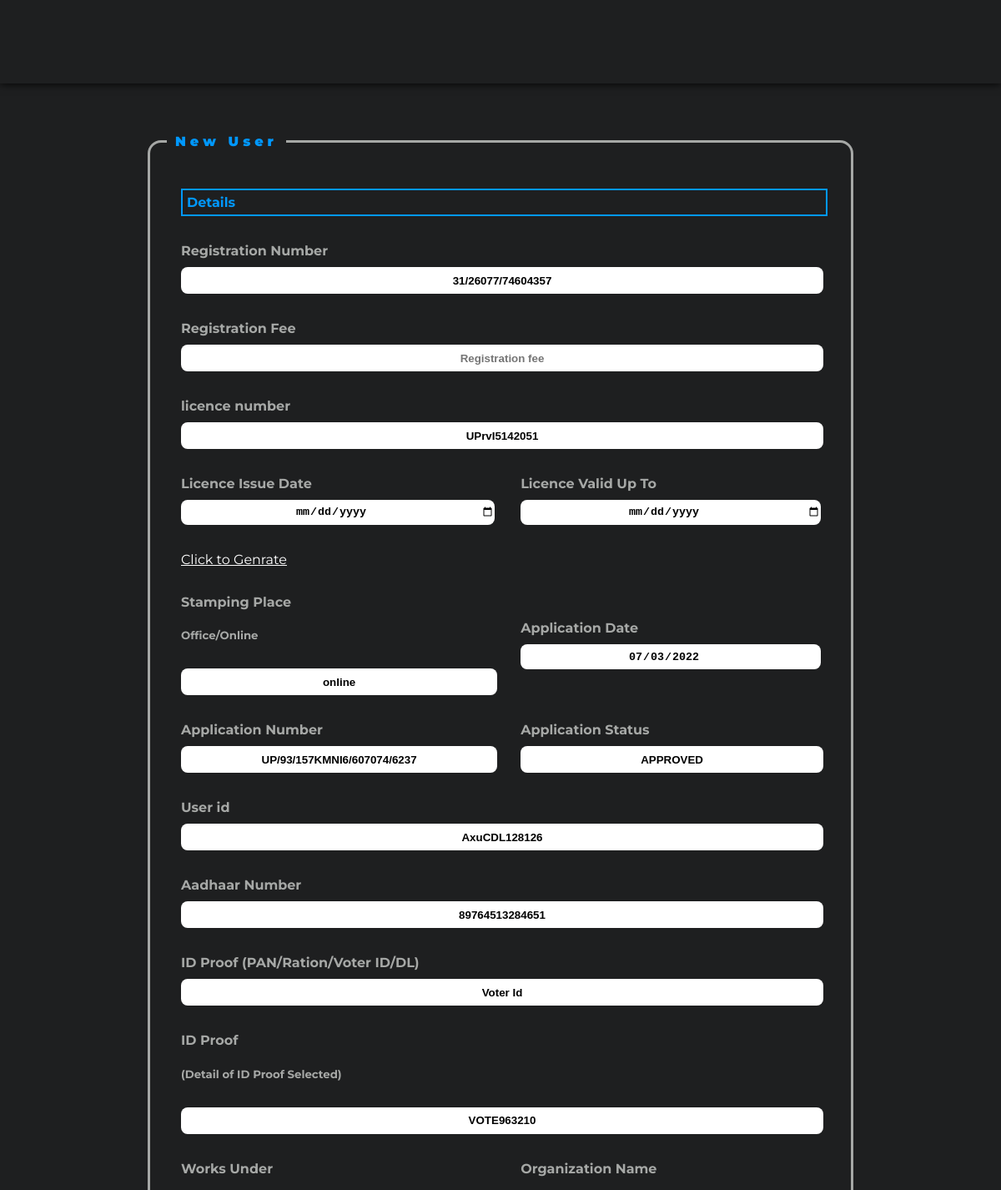
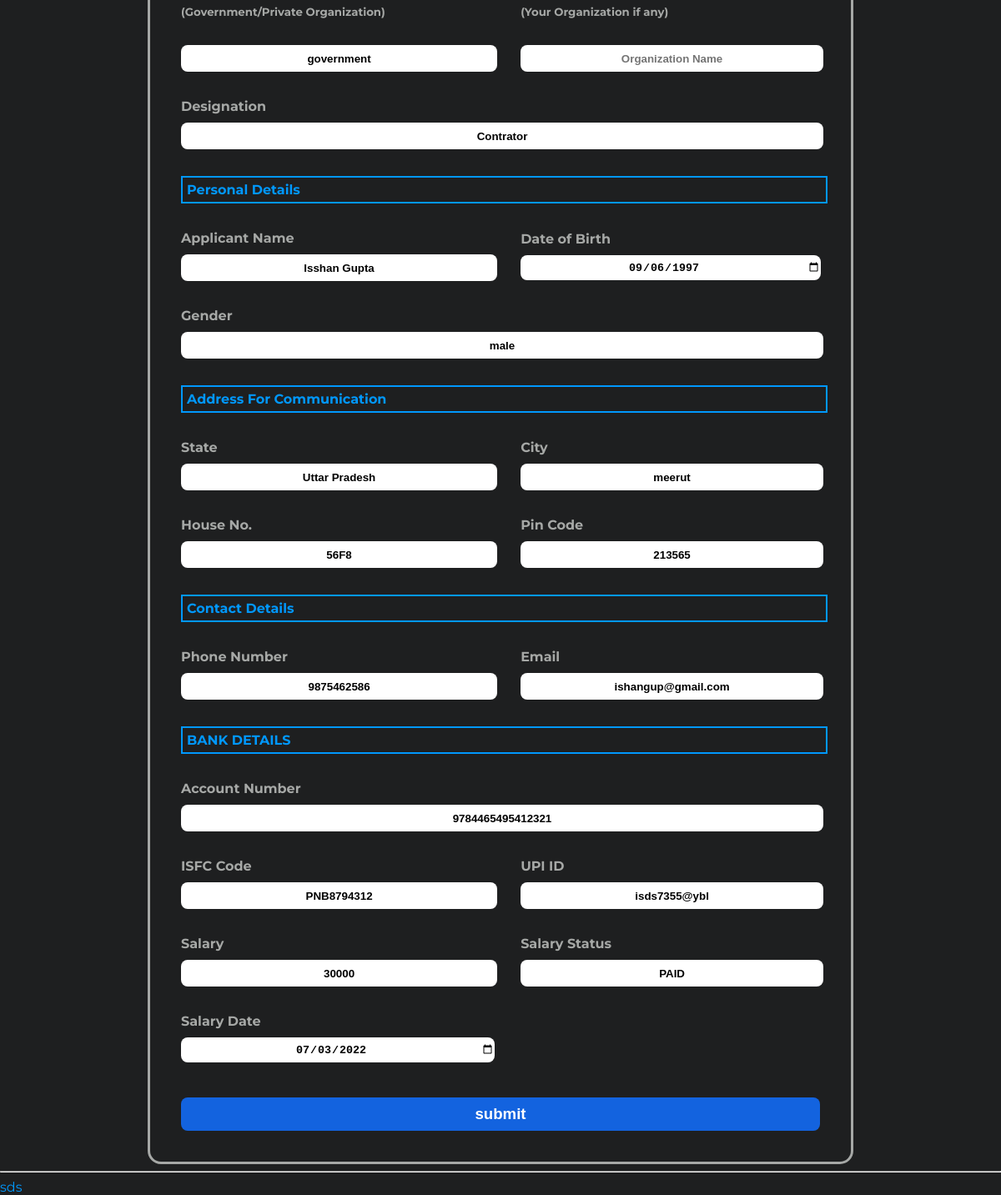
Page /adminwilledituser_profile.php?uid=AxuCDL128126 (signed in) on the committed database (2 pictures, top to bottom).
### tables this page shows
CREATE TABLE `verification_table` (
  `registrationnumber` varchar(255) DEFAULT NULL,
  `userid` varchar(255) NOT NULL,
  `userimage` varchar(255) DEFAULT NULL,
  `applicationnumber` varchar(255) DEFAULT NULL,
  `registrationfee` varchar(100) DEFAULT NULL,
  `applicationstatus` varchar(100) NOT NULL,
  `applicationdate` date DEFAULT NULL,
  `aadhaarnumber` varchar(255) DEFAULT NULL,
  `ID_proof_name` varchar(255) DEFAULT NULL,
  `ID_proof` varchar(255) DEFAULT NULL,
  `licence_number` varchar(255) DEFAULT NULL,
  `licenceissueddate` date DEFAULT NULL,
  `licencevalidupto` date DEFAULT NULL,
  `stamppingplace` varchar(50) DEFAULT NULL,
  `works_under` varchar(50) NOT NULL,
  `name_organization` varchar(255) NOT NULL
);

CREATE TABLE `personal_details` (
  `registrationnumber` varchar(255) DEFAULT NULL,
  `userid` varchar(255) NOT NULL,
  `username` varchar(255) DEFAULT NULL,
  `designation` varchar(255) DEFAULT NULL,
  `dob` date DEFAULT NULL,
  `age` varchar(10) DEFAULT NULL,
  `gender` varchar(50) DEFAULT NULL,
  `phonenumber` varchar(20) DEFAULT NULL,
  `email` varchar(255) DEFAULT NULL,
  `s_tate` varchar(50) DEFAULT NULL,
  `district` varchar(50) DEFAULT NULL,
  `housenumber` varchar(30) DEFAULT NULL,
  `pincode` varchar(20) DEFAULT NULL
);

CREATE TABLE `bank_details_table` (
  `registrationnumber` varchar(255) DEFAULT NULL,
  `userid` varchar(255) NOT NULL,
  `accountnumber` varchar(255) DEFAULT NULL,
  `isfccode` varchar(255) DEFAULT NULL,
  `upiid` varchar(255) DEFAULT NULL
);

CREATE TABLE `salary_table` (
  `registrationnumber` varchar(255) DEFAULT NULL,
  `userid` varchar(255) NOT NULL,
  `salary` varchar(255) DEFAULT NULL,
  `salarystatus` varchar(50) DEFAULT NULL,
  `salarydate` date DEFAULT NULL
);

### adminwilledituser_profile.php (the view, shortened to what this page needs)
<?php
include 'DataBase_Connection.php';
$id = $_GET['uid'];
$sql1 = "SELECT * FROM verification_table WHERE userid='$id'";
$sql2 = "SELECT * FROM personal_details WHERE userid='$id'";
$sql3 = "SELECT * FROM salary_table WHERE userid='$id'";
$sql4 = "SELECT * FROM bank_details_table WHERE userid='$id'";
$showdata1 = mysqli_query($con,$sql1);
$showdata2 = mysqli_query($con,$sql2);
$showdata3 = mysqli_query($con,$sql3);
$showdata4 = mysqli_query($con,$sql4);
$arrdata1 = mysqli_fetch_array($showdata1);
$arrdata2 = mysqli_fetch_array($showdata2);
$arrdata3 = mysqli_fetch_array($showdata3);
$arrdata4 = mysqli_fetch_array($showdata4);
$registrationnumber = $arrdata1['registrationnumber'];
$userid = $arrdata1['userid'];
$applicationnumber = $arrdata1['applicationnumber'];
$registrationfee = $arrdata1['registrationfee'];
$applicationstatus = $arrdata1['applicationstatus'];
$applicationdate = $arrdata1['applicationdate'];
$aadhaarnumber = $arrdata1['aadhaarnumber'];
$ID_proof_name = $arrdata1['ID_proof_name'];
$ID_proof = $arrdata1['ID_proof'];
$licence_number = $arrdata1['licence_number'];
$stamppingplace = $arrdata1['stamppingplace'];
$licenceissueddate = $arrdata1['licenceissueddate'];
$licencevalidupto = $arrdata1['licencevalidupto'];
$works_under = $arrdata1['works_under'];
$name_organization = $arrdata1['name_organization'];
$username=$arrdata2['username'];
$designation=$arrdata2['designation'];
$dob=$arrdata2['dob'];
$gender=$arrdata2['gender'];
$phonenumber=$arrdata2['phonenumber'];
$email=$arrdata2['email'];
$s_tate=$arrdata2['s_tate'];
$district=$arrdata2['district'];
$housenumber=$arrdata2['housenumber'];
$pincode=$arrdata2['pincode'];
$salary = $arrdata3['salary'];
$salarystatus = $arrdata3['salarystatus'];
$salarydate = $arrdata3['salarydate'];
$accountnumber = $arrdata4['accountnumber'];
$isfccode = $arrdata4['isfccode'];
$upiid = $arrdata4['upiid'];
?>
<!DOCTYPE html>
<html lang="en">
<head>
    <link rel="stylesheet" href="./STYLEC/co.css">
    <link rel="stylesheet" href="./STYLEC/userdataedit.css">
</head>
<body>
<header>
        <div class="menu_tray" id="menu_tray">
            <div class="menu_tray_inner1">
                <button style="margin-left:30px;" class="menu_tray_btn">
                    <i class="fa fa-home" onclick="window.location.replace('admin_page.php');"></i>
                </button>
                <button class="menu_tray_btn">
                    <i class="fa fa-power-off" id="logout"></i>
                </button>
            </div>
        </div>
    </header>
    <main>
        <form method="POST" action="edtingprofile.php" autocomplete="off">
            <fieldset>
                <legend>New User</legend>
                <table>
                    <tr>
                        <td colspan="2">
                            <div class="lab">
                                <label id="lab">Details</label>
                            </div>
                        </td>
                    </tr>
                    <tr>
                        <td colspan="2">
                            <label for="registrationnumber">Registration Number</label>
                            <input type="text" name="registrationnumber" id="value1" value="<?php echo $registrationnumber;?>" placeholder="Registration Number" readonly>
                        </td>
                    </tr>
                    <tr>
                        <td colspan="2">
                            <label for="registrationfee">Registration Fee</label>
                            <input type="text" name="registrationfee" value="<?php echo $registrationfee;?>" placeholder="Registration fee">
                        </td>
                    </tr>
                    <tr>
                        <td colspan="2">
                            <label for="licence">licence number</label>
                            <input type="text" name="licence_number" id="value2"  value="<?php echo $licence_number?>" placeholder="licence number" readonly>
                        </td>
                    </tr>
                    <tr>
                        <td>
                            <label for="licenceissueddate">Licence Issue Date</label>
                            <input type="date" name="licenceissueddate" value="<?php echo $licenceissueddate;?>" placeholder="Licence Issue Date">
                        </td>
                        <td>
                            <label for="licencevalidupto">Licence Valid Up To</label>
                            <input type="date" name="licencevalidupto" id="value4" value="<?php echo $licencevalidupto; ?>" >
                        </td>
                    </tr>
                    <tr>
                        <td colspan="2">
                           <a href="#" id="genrate" style="color:white">Click to Genrate</a>
                        </td>
                    </tr>
                    <tr>
                        <td>
                            <label for="stampingplace">Stamping Place
                                <h5>Office/Online</h5>
                            </label>
                            <input type="text" name="stamppingplace" value="<?php echo $stamppingplace; ?>" placeholder="Stamping palce">
                        </td>
                        <td>
                            <label for="Applicationdate">Application Date</label>
                            <input type="date" name="applicationdate" value="<?php echo $applicationdate; ?>" readonly>
                        </td>
                    </tr>
                    <tr>
                        <td>
                            <label for="applicationnumber">Application Number</label>
                            <input type="text" name="applicationnumber" value="<?php echo $applicationnumber; ?>" readonly>
                        </td>
                        <td>
                            <label for="applicationstatus">Application Status</label>
                            <input type="text" name="applicationstatus" value="<?php echo $applicationstatus; ?>" >
                        </td>
                    </tr>
                    <tr>
                        <td colspan="2">
                            <label for="userid">User id</label>
                            <input type="text" name="userid" value="<?php echo $userid; ?>" readonly>
                        </td>
                    </tr>
                    <tr>
                        <td colspan="2">
                            <label for="aaadhaarnumber">Aadhaar Number</label>
                            <input type="text" name="aadhaarnumber" placeholder="Aadhaar Number" value="<?php echo $aadhaarnumber; ?>">
                        </td>
                    </tr>
                    <tr>
                        <td colspan="2">
                            <label for="ID_proof_name">
                                ID Proof (PAN/Ration/Voter ID/DL)
                            </label>
                            <input type="text" name="ID_proof_name" placeholder="ID PROOF NAME" value="<?php echo $ID_proof_name;?>">
                        </td>
                    </tr>
                    <td colspan="2">
                        <label for="ID_proof">ID Proof
                            <h5>(Detail of ID Proof Selected)</h5>
                        </label>
                        <input type="text" name="ID_proof" placeholder="ID Proof" value="<?php echo $ID_proof; ?>">
                    </td>
                    <tr>
                        <td>
                            <label for="works_under">
                                Works Under
                                <h5>(Government/Private Organization)</h5>
                            </label>
                            <input type="text" name="works_under" placeholder="Works Under" value="<?php echo $works_under; ?>">
                        </td>
                        <td>
                            <label for="name_organization">
                                Organization Name
                                <h5>(Your Organization if any)</h5>
                            </label>
                            <input type="text" name="name_organization" placeholder="Organization Name" value="<?php echo $name_organization; ?>">
                        </td>
                    </tr>
                    <tr>
                        <td colspan="2">
                            <label for="designation">Designation</label>
                            <input type="text" name="designation" placeholder="Designation" value="<?php echo $designation; ?>">
                        </td>
                    </tr>
                    <tr>
                        <td colspan="2">
                            <div class="lab">
                                <label id="lab">Personal Details</label>
                            </div>
                        </td>
                    </tr>
                    <tr>
                        <td>
                            <label for="username">Applicant Name</label>
                            <input type="text" name="username" placeholder="Applicant Name" value="<?php echo $username;?>">
                        </td>
                        <td>
                            <label for="dob">Date of Birth</label>
                            <input type="date" name="dob" value="<?php echo $dob;?>">
                        </td>
                    </tr>
                    <tr>
                        <td colspan="2">
                            <label for="gender">Gender</label>
                            <input type="text" name="gender" palceholder="gender" value="<?php echo $gender; ?>">
                        </td>
                    </tr>
                    <tr>
                        <td colspan="2">
                            <div class="lab">
                                <label id="lab">Address For Communication</label>
                            </div>
                        </td>
                    </tr>
                    <tr>
                        <td>
                            <label for="s_tate">State</label>
                            <input type="text" name="s_tate" placeholder="state" value="<?php echo $s_tate;?>">
                        </td>
                        <td>
                            <label for="disrtict">City</label>
                            <input  type="text" name="district" placeholder="city" value="<?php echo $district; ?>">
                        </td>
                    </tr>
                    <tr>
                        <td>
                            <label for="housenumber">House No.</label>
                            <input type="text" name="housenumber" placeholder="House No." value="<?php echo $housenumber; ?>">
                        </td>
                        <td>
                            <label for="pincode">Pin Code</label>
                            <input type="text" name="pincode" placeholder="pincode" value="<?php echo $pincode; ?>">
                        </td>
                    </tr>
                    <tr>
                        <td colspan="2">
                            <div class="lab">
                                <label id="lab">Contact Details</label>
                            </div>
                        </td>
                    </tr>
                    <tr>
                        <td>
                            <label for="phonenumber">Phone Number</label>
                            <input type="text" name="phonenumber" placeholder="XXXXXXXXXX" value="<?php echo $phonenumber; ?>">
                        </td>
                        <td>
                            <label for="email">Email</label>
                            <input type="text" name="email" placeholder="email" value="<?php echo $email; ?>">
                        </td>
                    </tr>
                    <tr>
                        <td colspan="2">
                            <div class="lab">
                                <label id="lab">BANK DETAILS</label>
                            </div>
                        </td>
                    </tr>
                    <tr>
                        <td colspan="2 ">
                            <label for="accountnumber">Account Number</label>
                            <input type="text" name="accountnnumber" placeholder="Account Number" value="<?php echo $accountnumber; ?>">
                        </td>
                    </tr>
                    <tr>
                        <td>
                            <label for="isfccode ">ISFC Code</label>
                            <input type="text" name="isfccode" placeholder="ISFC Code" value="<?php echo $isfccode; ?>">
                        </td>
                        <td>
                            <label for="upiid">UPI ID</label>
                            <input type="text" name="upiid" placeholder="yourupiid@xxx" value="<?php echo $upiid; ?>">
                        </td>
                    </tr>
                    <tr>
                        <td>
                            <label for="salary">Salary</label>
                            <input type="text" name="salary" placeholder="Salary" value="<?php echo $salary; ?>" >
                        </td>
                        <td>
                            <label for="salarystatus">Salary Status</label>
                            <input type="text" name="salarystatus" placeholder="Salary Status" value="<?php echo $salarystatus; ?>" >
                        </td>
                    </tr>
                    <tr>
                        <td>
                            <label for="salarydate">Salary Date</label>
                            <input type="date" name="salarydate" value="<?php echo $salarydate; ?>" >
                        </td>
                    </tr>
                    <tr>
                        <td colspan="2">
                            <input class="btn" type="submit" name="submit" value="submit">
                        </td>
                    </tr>
                </table>
            </fieldset>
        </form>
    </main>
    <hr>
    <footer>
        sds
    </footer>
</body>
</html>

### rows in the picture
verification_table: registrationnumber "31/26077/74604357", licence_number "UPrvI5142051", stamppingplace "online", applicationdate "07/03/2022", applicationnumber "UP/93/157KMNI6/607074/6237", applicationstatus "APPROVED", userid "AxuCDL128126", aadhaarnumber "89764513284651", ID_proof_name "Voter Id", ID_proof "VOTE963210", works_under "government"
personal_details: designation "Contrator", username "Isshan Gupta", dob "09/06/1997", gender "male", s_tate "Uttar Pradesh", district "meerut", housenumber "56F8", pincode "213565", phonenumber "9875462586", email "ishangup@gmail.com"
bank_details_table: accountnnumber "9784465495412321", isfccode "PNB8794312", upiid "isds7355@ybl"
salary_table: salary "30000", salarystatus "PAID", salarydate "07/03/2022"
